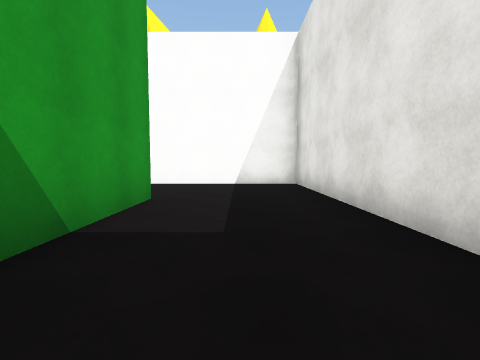
view 1 (above)

22 first-person views from a walk through a 3-D level made in the Unity game engine. The camera is 1.2 m above the floor, tilts 4° down and sees 85° across. The floor is counted in squares, 2 m on a side. Each view is taken from the middle of a square. On the plan, view 1 faces up. The plan holds only what a view shows up to about 9 squares ahead; the rest is blank. The place goes on beyond the plan. The player is left out. Some animated figures are not drawn. Some surface patterns are stand-ins.

view 2
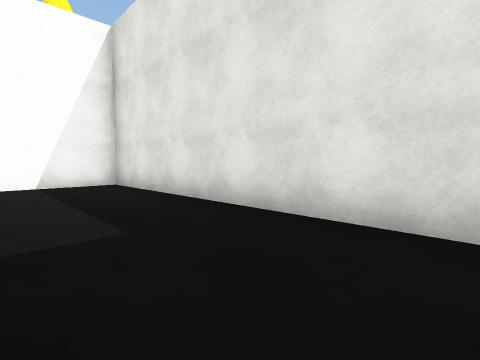

view 3
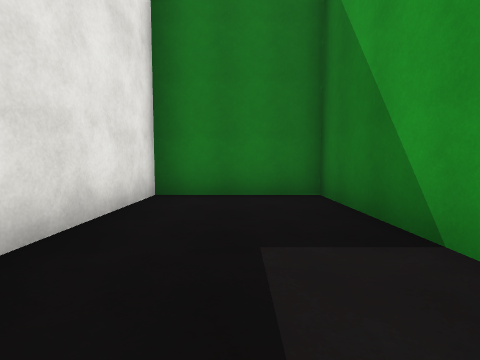

view 4
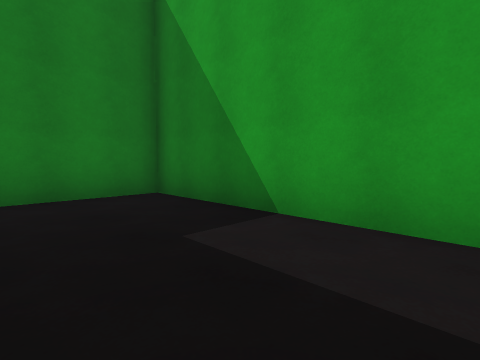

view 5
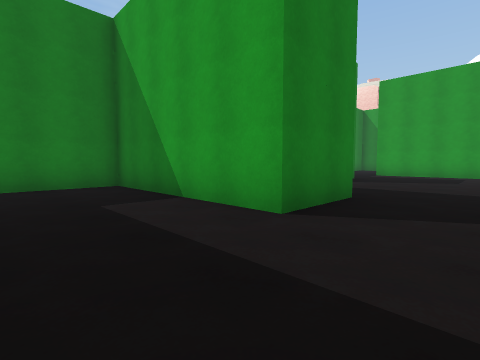

view 6
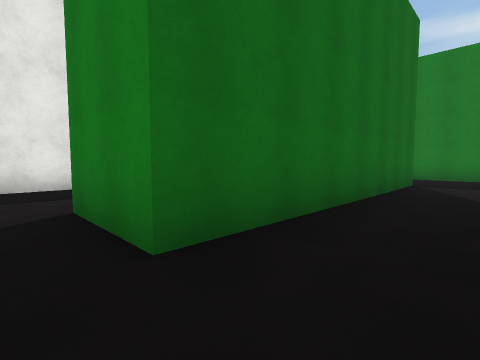

view 7
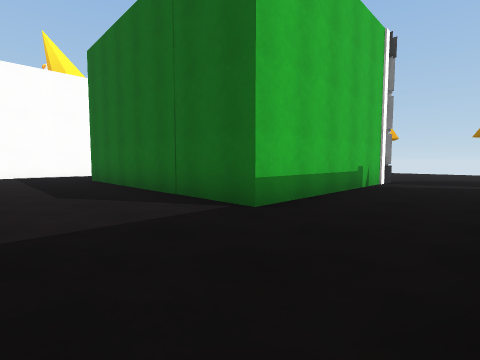

view 8
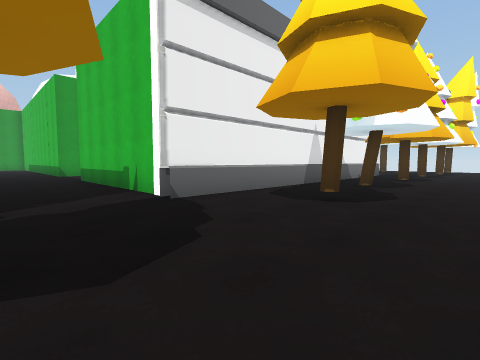

view 9
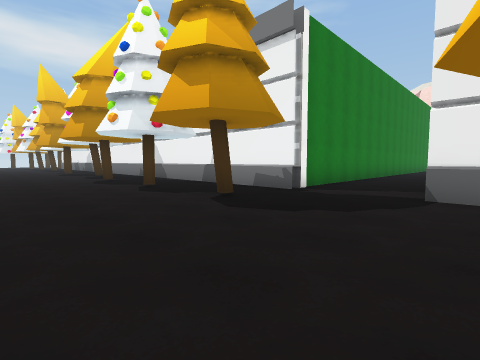

view 10
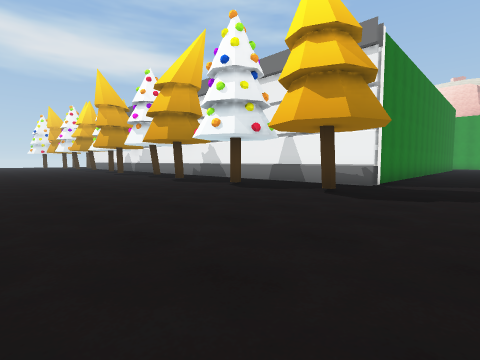

view 11
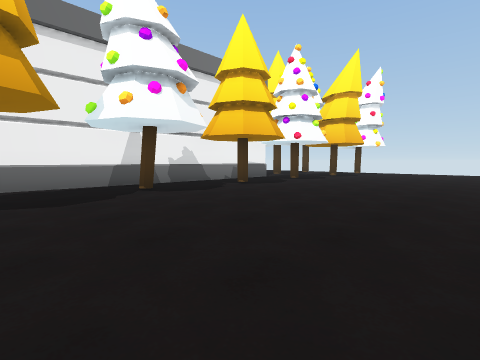

view 12
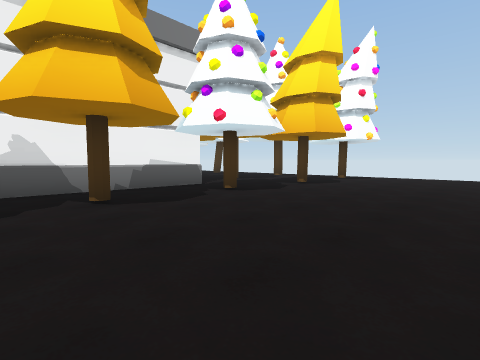

view 13
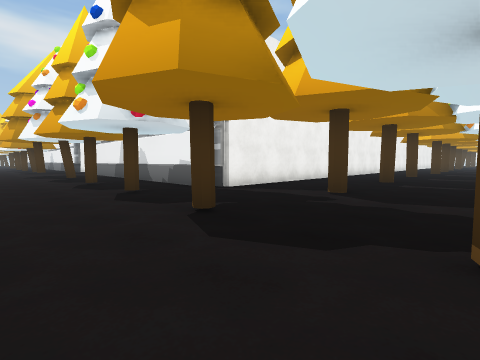

view 14
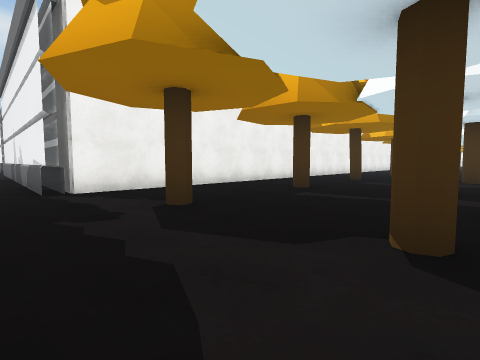

view 15
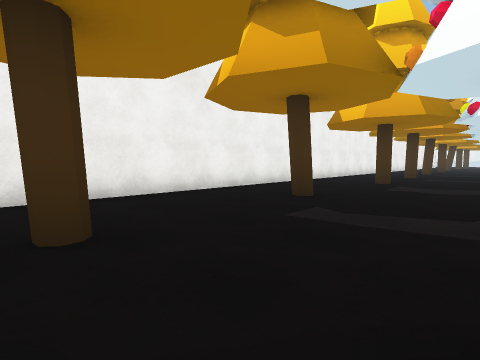

view 16
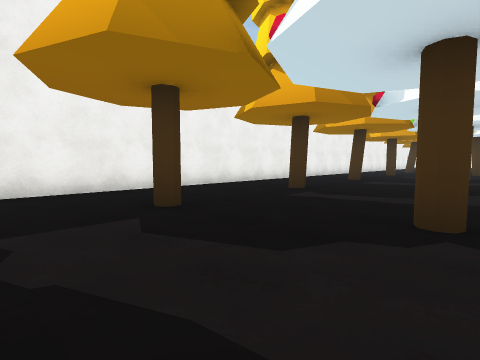

view 17
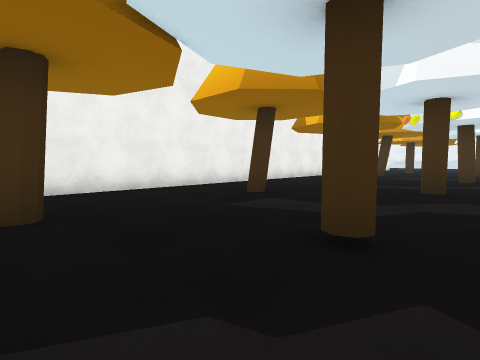

view 18
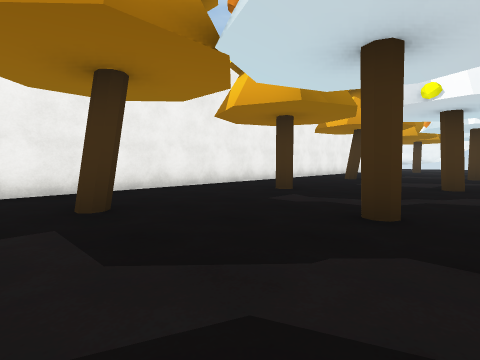

view 19
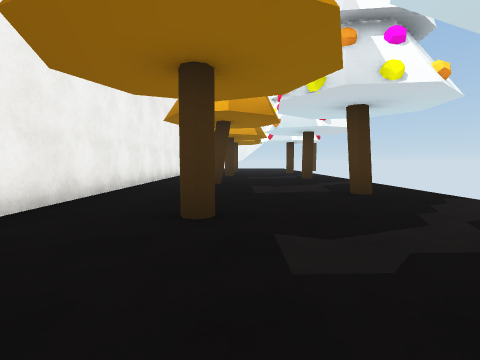

view 20
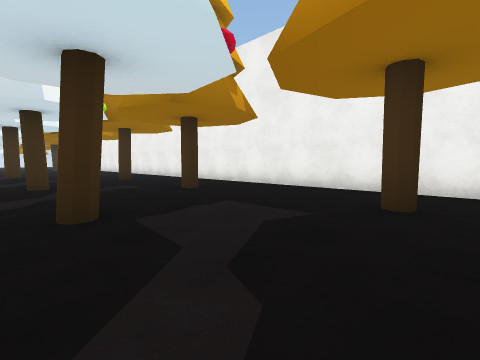

view 21
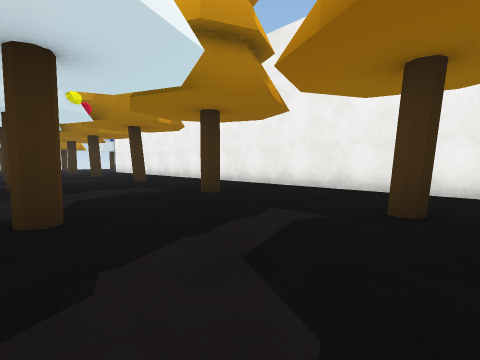

view 22
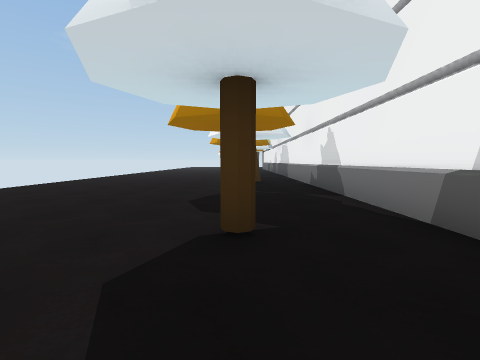

### Floor plan
Points are (right, up) in squares from view 1. A wall is a line through its corners. A room is listed if a view was taken in it or the views show most of it. See-through windows are left out.
Room 1 (views 1, 2, 3, 4, 5)
walls: (-1.4, 4.2) (-1.4, -0.7) (1.5, -0.7) (1.5, 7.1) (-1.5, 7.1)
ways out: opening at (-2.5, 5.5) to room 2
Room 2 (views 6, 7, 8, 9, 10, 11, 12, 13, 14, 15, 16, 17, 18, 19, 20, 21, 22)
walls: (-1.5, 7.1) (-2.5, 7.1); (-4.6, -5.3) (1.9, -5.3); (2.2, 7.3) (2.2, -2.8); (1.9, -2.7) (-3.4, -2.7) (-3.4, 4.2) (-1.4, 4.2); (2.2, -5.2) (2.2, -12.6); (-26.5, 7.4) (1.9, 7.4) (1.9, 4.7)
ways out: opening at (-2.5, 5.5) to room 1
objects: tree (-25, 10); tree (-23, 12); tree (-21, 10); tree (-19, 12); tree (-17, 10); tree (-15, 12); tree (-13, 10); tree (-11, 13); tree (-10, 10); tree (-7, 12); tree (-6, 10); tree (-3, 12); tree (-2, 10); tree (1, 10); tree (1, 13); tree (4, -11); tree (4, -8); tree (4, -5); tree (4, -1); tree (4, 2); tree (4, 4); tree (4, 7); tree (4, 9); tree (4, 12)

Positions as (right, up) in squares from view 1, and headings:
1: (0, 0), facing up
2: (-1, 0), facing up-right
3: (0, 4), facing down
4: (1, 4), facing down-left
5: (1, 6), facing down-left
6: (-5, 5), facing down-right
7: (-6, -5), facing up-right
8: (6, -5), facing up-left
9: (7, -2), facing down-left
10: (9, -3), facing down-left
11: (9, -1), facing up-left
12: (8, 3), facing up-left
13: (6, 12), facing down-left
14: (3, 13), facing down-left
15: (-2, 12), facing down-left
16: (-8, 13), facing down-left
17: (-13, 13), facing down-left
18: (-16, 13), facing down-left
19: (-18, 10), facing left
20: (-26, 13), facing down-right
21: (-14, 13), facing down-right
22: (4, -6), facing down
